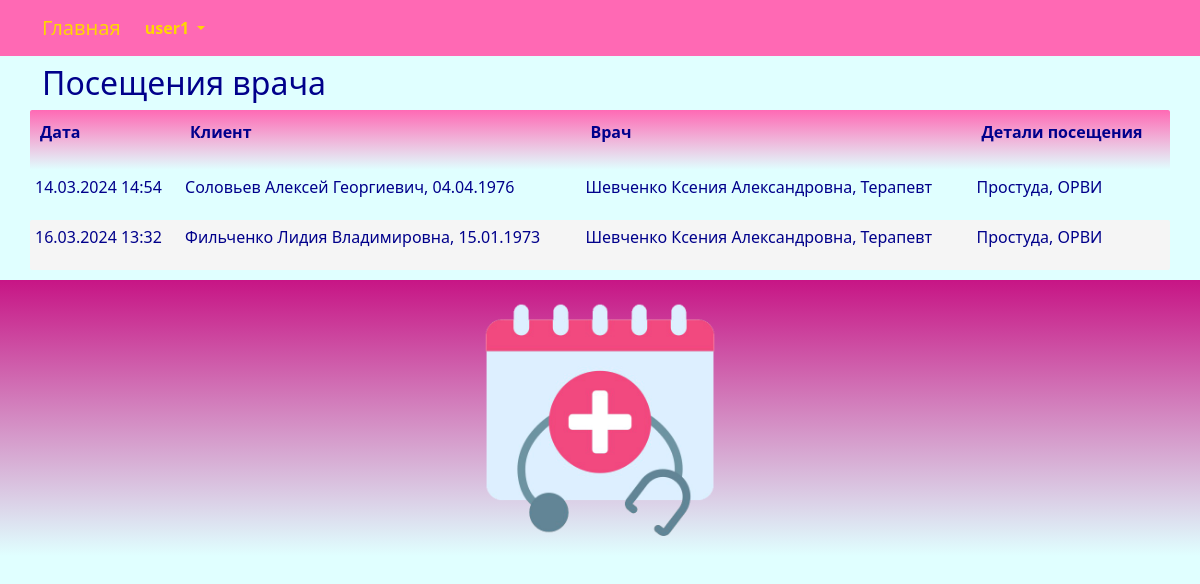
Page /visit/list/ (signed in) on the committed database.
### center/models.py (models this page shows, shortened)
class Visit(models.Model):
    date_visit = models.DateTimeField(_('date_visit'))
    client = models.ForeignKey(Client, related_name='visit_client', on_delete=models.CASCADE)
    doctor = models.ForeignKey(Doctor, related_name='visit_doctor', on_delete=models.CASCADE)
    visit_details = models.TextField(_('visit_details'), blank=True, null=True)
    class Meta:
        db_table = 'visit'
        indexes = [
            models.Index(fields=['client']),
            models.Index(fields=['doctor']),
        ]
        ordering = ['date_visit']

class Client(models.Model):
    SEX_CHOICES = (
        ('М','М'),
        ('Ж', 'Ж'),
    )
    full_name = models.CharField(_('full_name'), max_length=128)
    birthday = models.DateTimeField(_('birthday'))
    sex = models.CharField(_('sex'), max_length=1, choices=SEX_CHOICES, default='М')
    address = models.CharField(_('address'), max_length=96)
    phone = models.CharField(_('phone'), max_length=64)
    class Meta:
        db_table = 'client'
        indexes = [
            models.Index(fields=['full_name']),
        ]
        ordering = ['full_name']
    def __str__(self):
        return "{}, {}".format(self.full_name, self.birthday.strftime('%d.%m.%Y'))

class Doctor(models.Model):
    full_name = models.CharField(_('full_name'), max_length=128)
    category = models.ForeignKey(Category, related_name='doctor_category', on_delete=models.CASCADE)
    branch = models.ForeignKey(Branch, related_name='branch_category', on_delete=models.CASCADE)
    specialization = models.ForeignKey(Specialization, related_name='doctor_specialization', on_delete=models.CASCADE)
    user = models.OneToOneField(User, related_name='doctor_user', on_delete=models.PROTECT)
    class Meta:
        db_table = 'doctor'
        indexes = [
            models.Index(fields=['full_name']),
        ]
        ordering = ['full_name']
    def __str__(self):
        return "{}, {}".format(self.full_name, self.specialization)

class Specialization(models.Model):
    specialization_title = models.CharField(_('specialization_title'), max_length=255, unique=True)
    class Meta:
        db_table = 'specialization'
        ordering = ['specialization_title']
    def __str__(self):
        return "{}".format(self.specialization_title)

### center/views.py (the view)
# urls.py: path('visit/list/', views.visit_list, name='visit_list'),
@login_required
def visit_list(request):
    try:
        doctor = Doctor.objects.get(user_id=request.user.id)
        visit = Visit.objects.filter(doctor_id=doctor.id).order_by('date_visit')
        return render(request, "visit/list.html", {"visit": visit,})
    except Exception as exception:
        print(exception)
        return render(request, "visit/list.html", {"visit": None,})

### templates/visit/list.html (shortened to what this page needs)
{% extends "base.html" %}
{% load i18n %}
{% block content %}
<h2>{% trans "visits" %}</h2>
{% if visit.count > 0 %}
<div class="row">
	<table id="myTable" class="table-manager" style="width:100%">
		<thead>
			<tr>
				<th><p>{% trans "date_visit" %}</p></th>
				<th><p>{% trans "client" %}</p></th>
				<th><p>{% trans "doctor" %}</p></th>
				<th><p>{% trans "visit_details" %}</p></th>
			</tr>
		</thead>
		<tbody>
			{% for e in visit %}
			<tr>
				<td><p>{{ e.date_visit | date:"d.m.Y H:i" }}</p></td>
				<td><p>{{ e.client }}</p></td>
				<td><p>{{ e.doctor }}</p></td>
				<td><p>{{ e.visit_details }}</p></td>
			</tr>
			{% endfor %}
		</tbody>
	</table>
</div>
{% endif %}
{% endblock content %}

### templates/base.html (shortened to what this page needs)
<!DOCTYPE html>
{% load static %}
{% load i18n %}
<html>
	<head>
		<link rel="stylesheet" href="{% static 'css/bootstrap.min.css' %}">
		<link rel="stylesheet" href="{% static 'css/styles.css' %}" />
	</head>
	<nav class="navbar navbar-expand-lg justify-content-center">
		<div class="container">
			<div class="collapse navbar-collapse" id="mainMenu">
				<ul class="navbar-nav me-auto mb-2 mb-lg-0">
					<a class="navbar-brand" href="{{ HTTP_HOST }}/">{% trans "Home" %}</a>
					{% if user.is_authenticated %}
					<li class="nav-item dropdown">
						<a class="nav-link dropdown-toggle" href="#" id="navbarDropdown" role="button" data-bs-toggle="dropdown" aria-expanded="false">
							{{ user.username }}
						</a>
					</li>
					{% else %}
					<form class="form-inline ml-auto">
						<a href="{% url 'login' %}" class="btn btn-outline-secondary">{% trans "Log In" %}</a>
						<a href="{% url 'signup' %}" class="btn btn-primary ml-2">{% trans "Sign up" %}</a>
					</form>
					{% endif %}
				</ul>
			</div>
		</div>
	</nav>
	<body>
		<div class="container">
			{% block content%}{% endblock content %}
		</div>
	</body>
	<footer class="container-fluid text-center bg-lightgray">
		<div class="copyrights">
			<img src="{% static 'images/logo.png' %}" alt="logo" style="height:256px; padding: 10px;">
		</div>
	</footer>
</html>

### static/css/styles.css (style rules this page uses)
:root { --navbar-background-color: HotPink; --navbar-text-color: Gold; --main-background-color-light: LightCyan; --main-background-color-dark: HotPink; --main-text-color: DarkBlue; --main-header-color: DarkBlue; --main-text-attention-color: Purple; --footer-background-color-light: LightCyan; --footer-background-color-dark: MediumVioletRed; --footer-text-color: Teal; --card-background-color-light: Pink; --card-background-color-dark: HotPink; --card-text-color: SeaGreen; --table-background-color-light: LightCyan; --table-background-color-dark: #F5F5F5; --table-text-color: DarkBlue; --star-size: 30px; --star-color: LightYellow; --star-background: Yellow ; }
.navbar { background-color: var(--navbar-background-color); color: var(--navbar-text-color); }
.navbar .navbar-nav, .navbar .navbar-nav .navbar-text { color: var(--navbar-text-color); }
.navbar ul { background-color: var(--navbar-background-color); color: var(--navbar-text-color); }
.navbar li { background-color: var(--navbar-background-color); color: var(--navbar-text-color); }
.navbar a { background-color: var(--navbar-background-color); color: var(--navbar-text-color); }
.navbar-brand { background-color: var(--navbar-background-color); color: var(--navbar-text-color); }
.nav-item { background-color: var(--navbar-background-color); color: var(--navbar-text-color); font-weight: bold; }
body { background-color: var(--main-background-color-light); }
h1, h2, h3, h4, h5, h6 { color: var(--main-header-color); }
p, ul, li, label { color: var(--main-text-color); }
.table-manager { background-color: var(--main-background-color-light); width: 100%; }
.table-manager tbody { background-color: var(--main-background-color-light); border: none; margin-top: 20px; margin-bottom: 20px; }
.table-manager thead th { color: var(--main-text-color); font-weight: bold; text-align: left; padding: 10px; background-image: linear-gradient(top, var(--main-background-color-dark), var(--main-background-color-light)); background-image: -o-linear-gradient(top, var(--main-background-color-dark), var(--main-background-color-light)); background-image: -moz-linear-gradient(top, var(--main-background-color-dark), var(--main-background-color-light)); background-image: -webkit-linear-gradient(top, var(--main-background-color-dark), var(--main-background-color-light)); }
.table-manager thead tr th:first-child { border-radius: 2px 0 0 2px; }
.table-manager thead tr th:last-child { border-radius: 0 2px 2px 0; }
.table-manager tbody td { text-align: left; border: none; padding: 5px 5px; vertical-align: top; }
.table-manager tbody tr:nth-child(odd) { background: var(--table-background-color-light); }
.table-manager tbody tr:nth-child(even) { background: var(--table-background-color-dark); }
.table-manager tbody tr td:first-child { border-radius: 2px 0 0 2px; }
.table-manager tbody tr td:last-child { border-radius: 0 2px 2px 0; }
footer { background-image: linear-gradient(top, var(--footer-background-color-dark), var(--footer-background-color-light)); background-image: -o-linear-gradient(top, var(--footer-background-color-dark), var(--footer-background-color-light)); background-image: -moz-linear-gradient(top, var(--footer-background-color-dark), var(--footer-background-color-light)); background-image: -webkit-linear-gradient(top, var(--footer-background-color-dark), var(--footer-background-color-light)); margin-top: 10px; padding: 10px; }

### rows in the picture
Visit: date_visit "14.03.2024 14:54", client "Соловьев Алексей Георгиевич, 04.04.1976", doctor "Шевченко Ксения Александровна, Терапевт", visit_details "Простуда, ОРВИ"
Visit: date_visit "16.03.2024 13:32", client "Фильченко Лидия Владимировна, 15.01.1973", doctor "Шевченко Ксения Александровна, Терапевт", visit_details "Простуда, ОРВИ"

### other values in the picture
{{ user.username }} "user1"
